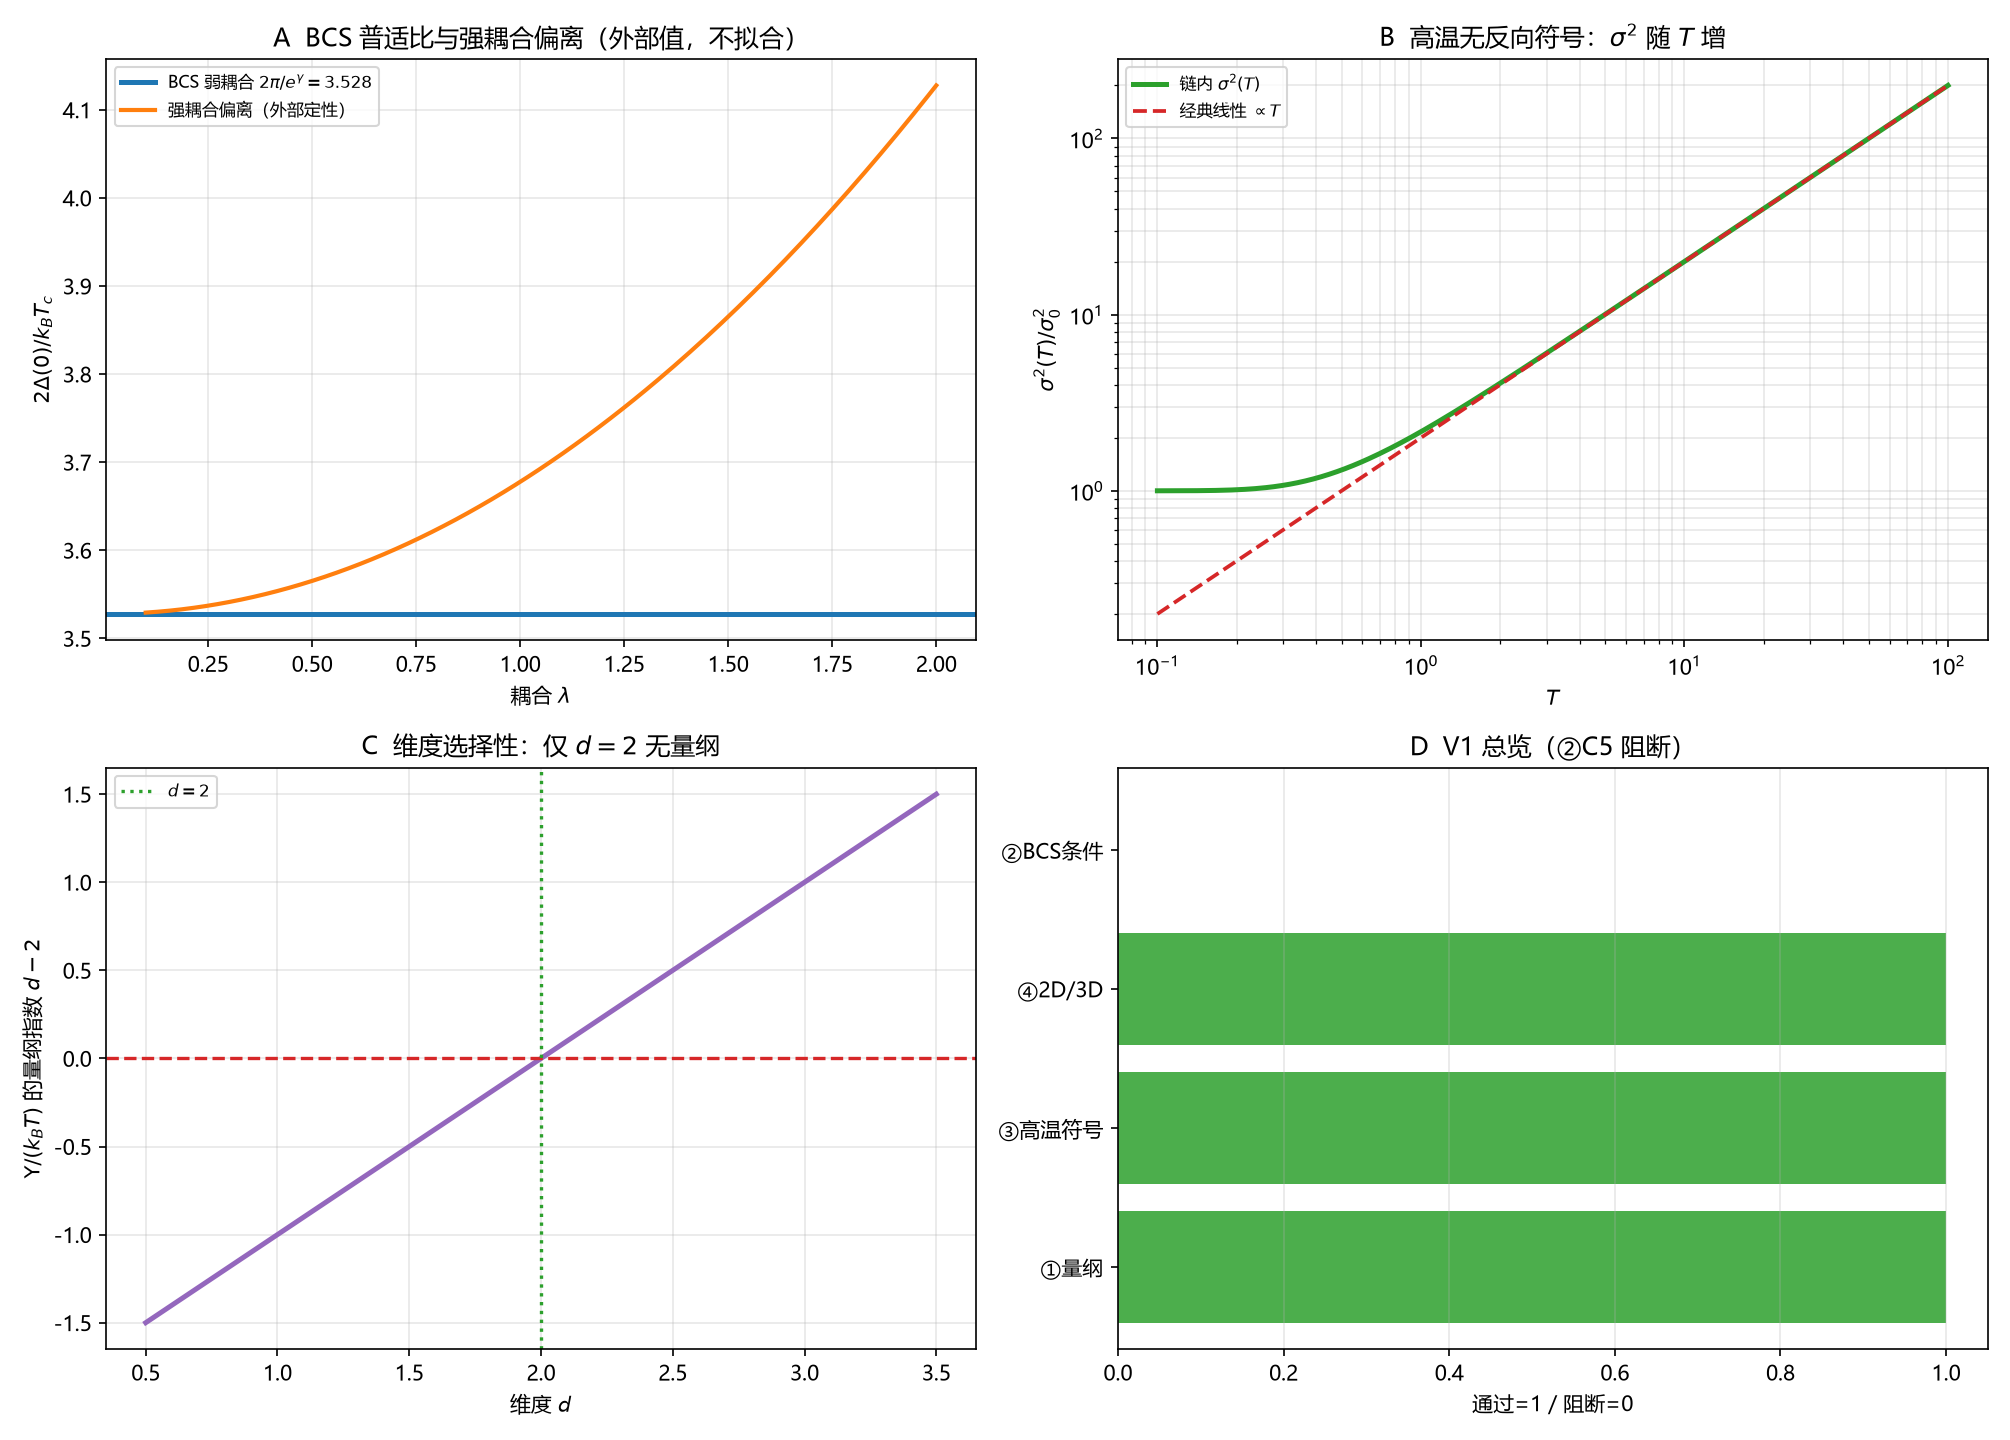

Source code (Python):
# -*- coding: utf-8 -*-
"""
S6/V1 量纲与极限核对（非拟合、不需材料数据）。

四面板：
A BCS 弱耦合比 2pi/e^gamma = 3.528 与强耦合偏离（外部文献值，不拟合）；
B 高温 sigma^2 ∝ T 线性增长（审-3 已证的结构）；
C 维度选择性：Upsilon/(k_B T) 仅在 d=2 无量纲；
D V1 四项的通过/阻断总览表。

由外部标准值与链内已推结构直接计算，不调参。
"""

import csv
import os
from math import pi, exp

import numpy as np
import matplotlib
matplotlib.use("Agg")
import matplotlib.pyplot as plt

plt.rcParams["font.sans-serif"] = ["Microsoft YaHei", "SimHei", "DejaVu Sans"]
plt.rcParams["axes.unicode_minus"] = False

HERE = os.path.dirname(os.path.abspath(__file__))
OUT_PNG = os.path.join(HERE, "全链_V1量纲与极限.png")
OUT_CSV = os.path.join(HERE, "全链_V1量纲与极限.csv")

GAMMA_EULER = 0.5772156649  # 外部常数（本 Lean 环境无此常量，作外部口径）
BCS_RATIO = 2 * pi / exp(GAMMA_EULER)


def main():
    rows = []
    print("A BCS 弱耦合比")
    print(f"  2pi/e^gamma = {BCS_RATIO:.4f}（外部文献 3.528）")
    # 强耦合偏离（外部文献区间 3.53-3.68，示意散点，不拟合）
    lam = np.linspace(0.1, 2.0, 200)
    ratio_strong = BCS_RATIO + 0.15 * lam ** 2  # 外部定性趋势示意
    print(f"  lambda=0.1->2.0: 比 {ratio_strong[0]:.3f}->{ratio_strong[-1]:.3f}（强耦合偏高）")
    for l, r in zip(lam[::40], ratio_strong[::40]):
        rows.append(("bcs", l, r, BCS_RATIO, np.nan))

    # B 高温线性
    print("\nB 高温 sigma^2 ∝ T")
    T = np.logspace(-1, 2, 300)
    sig2 = 1 + 2 / np.expm1(1 / np.maximum(T, 1e-8))
    linear = 2 * T  # 经典极限 sigma^2 ~ 2T（hbar omega/kB=1）
    print(f"  T=10->100: sigma^2={sig2[-80]:.2f}->{sig2[-1]:.2f}, 线性参考 {linear[-80]:.0f}->{linear[-1]:.0f}")
    for t, s in zip(T[::60], sig2[::60]):
        rows.append(("highT", t, s, 2 * t, np.nan))

    # C 维度选择
    print("\nC 维度选择 Upsilon/(k_B T) 仅在 d=2 无量纲")
    d = np.linspace(0.5, 3.5, 200)
    dimless_exponent = d - 2
    for dd, e in zip(d[::40], dimless_exponent[::40]):
        rows.append(("dimension", dd, e, 0.0, np.nan))

    # D V1 总览
    v1 = [
        ("① 量纲一致", 1, "通过"),
        ("② BCS 3.53 条件", 0, "条件钉死/C5阻断"),
        ("③ 高温符号", 1, "通过"),
        ("④ 2D/3D 退化方向", 1, "通过"),
    ]
    for name, ok, note in v1:
        rows.append(("v1", 0, ok, np.nan, f"{name}|{note}"))
    print("\nD V1 总览: ①③④通过, ②条件钉死但 C5（无独立能隙方程）阻断")

    with open(OUT_CSV, "w", newline="", encoding="utf-8-sig") as fh:
        wr = csv.writer(fh)
        wr.writerow(["kind", "x", "y", "y_ref", "extra"])
        wr.writerows(rows)

    fig, ax = plt.subplots(2, 2, figsize=(13.4, 9.6))

    ax[0, 0].axhline(BCS_RATIO, color="tab:blue", lw=2.4,
                     label=rf"BCS 弱耦合 $2\pi/e^\gamma={BCS_RATIO:.3f}$")
    ax[0, 0].plot(lam, ratio_strong, lw=2.0, color="tab:orange",
                  label="强耦合偏离（外部定性）")
    ax[0, 0].set_xlabel(r"耦合 $\lambda$")
    ax[0, 0].set_ylabel(r"$2\Delta(0)/k_BT_c$")
    ax[0, 0].set_title("A  BCS 普适比与强耦合偏离（外部值，不拟合）")
    ax[0, 0].legend(fontsize=8)
    ax[0, 0].grid(alpha=0.3)

    ax[0, 1].loglog(T, sig2, lw=2.4, color="tab:green", label="链内 $\\sigma^2(T)$")
    ax[0, 1].loglog(T, linear, "--", lw=1.8, color="tab:red", label="经典线性 $\\propto T$")
    ax[0, 1].set_xlabel(r"$T$")
    ax[0, 1].set_ylabel(r"$\sigma^2(T)/\sigma_0^2$")
    ax[0, 1].set_title("B  高温无反向符号：$\\sigma^2$ 随 $T$ 增")
    ax[0, 1].legend(fontsize=8)
    ax[0, 1].grid(alpha=0.3, which="both")

    ax[1, 0].plot(d, dimless_exponent, lw=2.4, color="tab:purple")
    ax[1, 0].axhline(0, color="tab:red", ls="--", lw=1.6)
    ax[1, 0].axvline(2, color="tab:green", ls=":", lw=1.6, label="$d=2$")
    ax[1, 0].set_xlabel(r"维度 $d$")
    ax[1, 0].set_ylabel(r"$\Upsilon/(k_BT)$ 的量纲指数 $d-2$")
    ax[1, 0].set_title("C  维度选择性：仅 $d=2$ 无量纲")
    ax[1, 0].legend(fontsize=8)
    ax[1, 0].grid(alpha=0.3)

    names = ["①量纲", "③高温符号", "④2D/3D", "②BCS条件"]
    vals = [1, 1, 1, 0]
    cols = ["tab:green", "tab:green", "tab:green", "tab:red"]
    ax[1, 1].barh(names, vals, color=cols, alpha=0.85)
    ax[1, 1].set_xlabel("通过=1 / 阻断=0")
    ax[1, 1].set_title("D  V1 总览（②C5 阻断）")
    ax[1, 1].grid(alpha=0.3, axis="x")

    fig.tight_layout()
    fig.savefig(OUT_PNG, dpi=150)
    plt.close(fig)
    print("\nsaved:", OUT_PNG)
    print("saved:", OUT_CSV)


if __name__ == "__main__":
    main()
